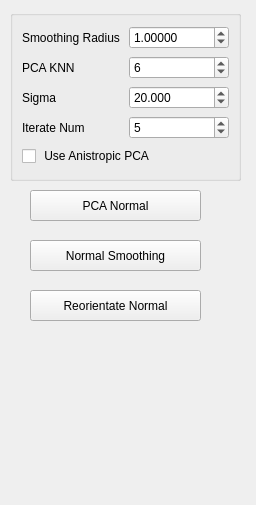
<?xml version="1.0" encoding="UTF-8"?>
<ui version="4.0">
 <class>normal_paras</class>
 <widget class="QWidget" name="normal_paras">
  <property name="geometry">
   <rect>
    <x>0</x>
    <y>0</y>
    <width>256</width>
    <height>505</height>
   </rect>
  </property>
  <property name="windowTitle">
   <string>normal paras</string>
  </property>
  <widget class="QGroupBox" name="groupBox">
   <property name="geometry">
    <rect>
     <x>10</x>
     <y>10</y>
     <width>231</width>
     <height>171</height>
    </rect>
   </property>
   <property name="title">
    <string/>
   </property>
   <layout class="QVBoxLayout" name="verticalLayout">
    <item>
     <layout class="QHBoxLayout" name="horizontalLayout">
      <item>
       <widget class="QLabel" name="label">
        <property name="text">
         <string>Smoothing Radius</string>
        </property>
       </widget>
      </item>
      <item>
       <widget class="QDoubleSpinBox" name="radius">
        <property name="decimals">
         <number>5</number>
        </property>
        <property name="minimum">
         <double>0.000010000000000</double>
        </property>
        <property name="maximum">
         <double>1000.000000000000000</double>
        </property>
        <property name="singleStep">
         <double>0.010000000000000</double>
        </property>
        <property name="value">
         <double>1.000000000000000</double>
        </property>
       </widget>
      </item>
     </layout>
    </item>
    <item>
     <layout class="QHBoxLayout" name="horizontalLayout_2">
      <item>
       <widget class="QLabel" name="label_2">
        <property name="text">
         <string>PCA KNN</string>
        </property>
       </widget>
      </item>
      <item>
       <widget class="QSpinBox" name="KNN">
        <property name="minimum">
         <number>1</number>
        </property>
        <property name="maximum">
         <number>10000</number>
        </property>
        <property name="value">
         <number>6</number>
        </property>
       </widget>
      </item>
     </layout>
    </item>
    <item>
     <layout class="QHBoxLayout" name="horizontalLayout_3">
      <item>
       <widget class="QLabel" name="label_3">
        <property name="text">
         <string>Sigma</string>
        </property>
       </widget>
      </item>
      <item>
       <widget class="QDoubleSpinBox" name="sigma">
        <property name="decimals">
         <number>3</number>
        </property>
        <property name="maximum">
         <double>180.000000000000000</double>
        </property>
        <property name="value">
         <double>20.000000000000000</double>
        </property>
       </widget>
      </item>
     </layout>
    </item>
    <item>
     <layout class="QHBoxLayout" name="horizontalLayout_4">
      <item>
       <widget class="QLabel" name="label_4">
        <property name="text">
         <string>Iterate Num</string>
        </property>
       </widget>
      </item>
      <item>
       <widget class="QSpinBox" name="smooth_normal_interate_num">
        <property name="minimum">
         <number>1</number>
        </property>
        <property name="maximum">
         <number>100</number>
        </property>
        <property name="value">
         <number>5</number>
        </property>
       </widget>
      </item>
     </layout>
    </item>
    <item>
     <widget class="QCheckBox" name="use_anistropic_PCA">
      <property name="text">
       <string> Use Anistropic PCA</string>
      </property>
     </widget>
    </item>
   </layout>
  </widget>
  <widget class="QPushButton" name="normal_smoothing">
   <property name="geometry">
    <rect>
     <x>30</x>
     <y>240</y>
     <width>171</width>
     <height>31</height>
    </rect>
   </property>
   <property name="text">
    <string>Normal Smoothing</string>
   </property>
  </widget>
  <widget class="QPushButton" name="normal_PCA">
   <property name="geometry">
    <rect>
     <x>30</x>
     <y>190</y>
     <width>171</width>
     <height>31</height>
    </rect>
   </property>
   <property name="text">
    <string>PCA Normal</string>
   </property>
  </widget>
  <widget class="QPushButton" name="pushButton_reorientate_normal">
   <property name="geometry">
    <rect>
     <x>30</x>
     <y>290</y>
     <width>171</width>
     <height>31</height>
    </rect>
   </property>
   <property name="text">
    <string>Reorientate Normal</string>
   </property>
  </widget>
 </widget>
 <resources/>
 <connections/>
</ui>
